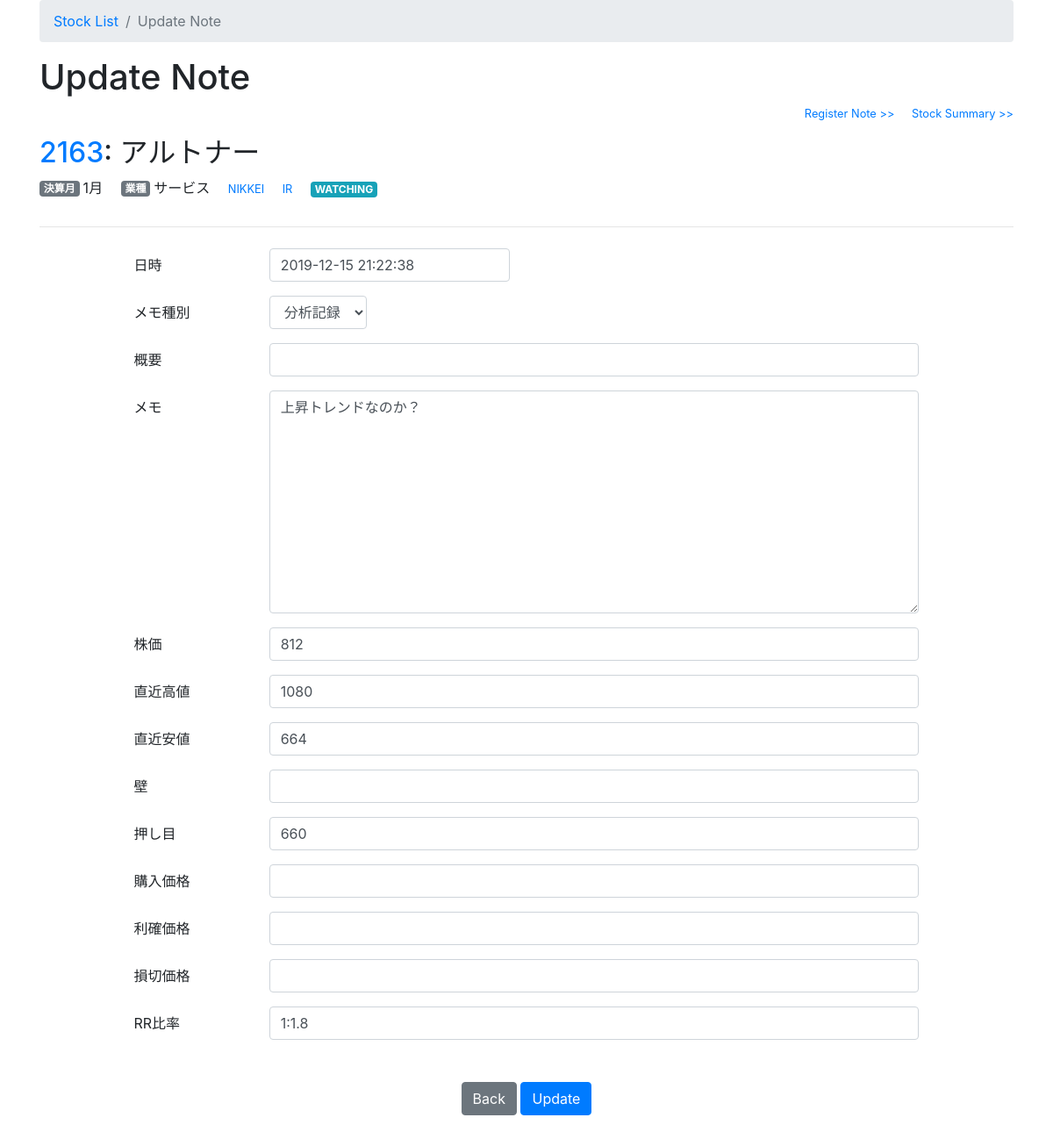
Page /2163/note/734/edit/ on the committed database.
### stock/models.py (models this page shows, shortened)
class Stock(models.Model):
    stock_code = models.IntegerField(primary_key=True, unique=True)
    stock_name = models.CharField(max_length=50)
    accounting_month = models.IntegerField()
    business_type = models.CharField(max_length=20)
    ir_url = models.URLField(blank=True, null=True)
    watch_flag = models.IntegerField(default=0)
    notes = models.TextField(blank=True, null=True)
    created_date = models.DateTimeField(default=timezone.now)
    updated_date = models.DateTimeField(blank=True, null=True)

class Note(models.Model):
    stock_code = models.ForeignKey(Stock, on_delete=models.CASCADE)
    publish_date = models.DateTimeField(default=timezone.now)
    type = models.IntegerField(default=0)
    summary = models.CharField(max_length=255, blank=True, null=True)
    notes = models.TextField(blank=True, null=True)
    stock_price = models.IntegerField(blank=True, null=True)
    latest_high_price = models.IntegerField(blank=True, null=True)
    latest_low_price = models.IntegerField(blank=True, null=True)
    high_limit = models.CharField(max_length=255, blank=True, null=True)
    low_limit = models.CharField(max_length=255, blank=True, null=True)
    buy_price = models.IntegerField(blank=True, null=True)
    profit_price = models.IntegerField(blank=True, null=True)
    loss_cut_price = models.IntegerField(blank=True, null=True)
    rr_rate = models.CharField(max_length=255, blank=True, null=True)
    created_date = models.DateTimeField(default=timezone.now)
    updated_date = models.DateTimeField(blank=True, null=True)

### stock/views.py (the view)
# urls.py: path('<int:stock_code>/note/<int:id>/edit/', views.note_edit, name='note_edit'),
def note_edit(request, stock_code, id):
    stock = Stock.objects.get(stock_code=stock_code)
    note = get_object_or_404(Note, id=id)
    if request.method == "POST":
        form = NoteForm(request.POST, instance=note)
        if form.is_valid():
            note = form.save(commit=False)
            note.updated_date = timezone.now()
            note.stock_code = stock
            note.save()
            return redirect('note_info', stock_code=stock_code, id=id)
        else:
            return render(request, 'stock/note_edit.html', {'title': 'Update Note', 'stock': stock, 'id':id ,'form': form, 'is_edit': True})
    else:
        form = NoteForm(instance=note)
    return render(request, 'stock/note_edit.html', {'title': 'Update Note', 'stock': stock, 'id':id , 'form': form, 'is_edit': True})

### stock/forms.py
class NoteForm(forms.ModelForm):
    type = forms.fields.ChoiceField(
        choices=TYPE_CHOICES,
        widget=forms.widgets.Select,
    )
    class Meta:
        model = Note
        fields = ('id', 'stock_code', 'publish_date', 'type', 'summary', 'notes', 'stock_price', 'latest_high_price', 'latest_low_price', 'high_limit', 'low_limit', 'buy_price', 'profit_price', 'loss_cut_price', 'rr_rate', 'updated_date')

### stock/templates/stock/note_edit.html (shortened to what this page needs)
{% extends 'stock/base.html' %}
{% load widget_tweaks %}
{% block breadcrumb %}
          <li class="breadcrumb-item active" aria-current="page">{{title}}</li>
{% endblock %}
{% block content %}
<article>
  <section>
    <h1>{{title}}</h1>
    <div class="text-right small">
      <p class="d-inline-block"><a href="{% url 'note_new' stock_code=stock.stock_code %}">Register Note >></a></p>
      <p class="d-inline-block ml-3"><a href="{% url 'stock_detail' stock_code=stock.stock_code %}">Stock Summary >></a></p>
    </div>
    {% include 'stock/inc/stock_header.html' %}
  </section>
  <section class="col-md-10 mx-auto">
    <div class="mt-4">
      <form method="post">{% csrf_token %}
        <div class="form-group row">
          <label for="type" class="col-form-label justify-content-start col-sm-3 col-lg-2">日時</label>
          <div class="col-sm-9 col-lg-10 form-inline">
            {{ form.publish_date|add_class:"form-control" }}
          </div>
        </div>
        <div class="form-group row">
          <label for="type" class="col-form-label justify-content-start col-sm-3 col-lg-2">メモ種別</label>
          <div class="col-sm-9 col-lg-10 form-inline">
            {{ form.type|add_class:"form-control" }}
          </div>
        </div>
        <div class="form-group row">
          <label for="summary" class="col-form-label justify-content-start col-sm-3 col-lg-2">概要</label>
          <div class="col-sm-9 col-lg-10">
            {{ form.summary|add_class:"form-control" }}
          </div>
        </div>
        <div class="form-group row">
          <label for="notes" class="col-form-label justify-content-start col-sm-3 col-lg-2">メモ</label>
          <div class="col-sm-9 col-lg-10">
            {{ form.notes|add_class:"form-control" }}
          </div>
        </div>
        <div class="form-group row">
          <label for="stock_price" class="col-form-label justify-content-start col-sm-3 col-lg-2">株価</label>
          <div class="col-sm-9 col-lg-10">
            {{ form.stock_price|add_class:"form-control" }}
          </div>
        </div>
        <div class="form-group row">
          <label for="latest_high_price" class="col-form-label justify-content-start col-sm-3 col-lg-2">直近高値</label>
          <div class="col-sm-9 col-lg-10">
            {{ form.latest_high_price|add_class:"form-control" }}
          </div>
        </div>
        <div class="form-group row">
          <label for="latest_low_price" class="col-form-label justify-content-start col-sm-3 col-lg-2">直近安値</label>
          <div class="col-sm-9 col-lg-10">
            {{ form.latest_low_price|add_class:"form-control" }}
          </div>
        </div>
        <div class="form-group row">
          <label for="high_limit" class="col-form-label justify-content-start col-sm-3 col-lg-2">壁</label>
          <div class="col-sm-9 col-lg-10">
            {{ form.high_limit|add_class:"form-control" }}
          </div>
        </div>
        <div class="form-group row">
          <label for="low_limit" class="col-form-label justify-content-start col-sm-3 col-lg-2">押し目</label>
          <div class="col-sm-9 col-lg-10">
            {{ form.low_limit|add_class:"form-control" }}
          </div>
        </div>
        <div class="form-group row">
          <label for="buy_price" class="col-form-label justify-content-start col-sm-3 col-lg-2">購入価格</label>
          <div class="col-sm-9 col-lg-10">
            {{ form.buy_price|add_class:"form-control" }}
          </div>
        </div>
        <div class="form-group row">
          <label for="profit_price" class="col-form-label justify-content-start col-sm-3 col-lg-2">利確価格</label>
          <div class="col-sm-9 col-lg-10">
            {{ form.profit_price|add_class:"form-control" }}
          </div>
        </div>
        <div class="form-group row">
          <label for="loss_cut_price" class="col-form-label justify-content-start col-sm-3 col-lg-2">損切価格</label>
          <div class="col-sm-9 col-lg-10">
            {{ form.loss_cut_price|add_class:"form-control" }}
          </div>
        </div>
        <div class="form-group row">
          <label for="rr_rate" class="col-form-label justify-content-start col-sm-3 col-lg-2">RR比率</label>
          <div class="col-sm-9 col-lg-10">
            {{ form.rr_rate|add_class:"form-control" }}
          </div>
        </div>
        <div class="clearfix my-5">
          <div class="text-center">
            {% if is_edit == True %}
            <a href="{% url 'note_info' stock_code=stock.stock_code id=id %}" class="btn btn-secondary">Back</a>
            {% endif %}
            <button type="submit" class="btn btn-primary">{{ is_edit|yesno:"Update,Register," }}</button>
          </div>
        </div>
      </form>
    </div>
  </section>
</article>
{% endblock %}

### stock/templates/stock/inc/stock_header.html (shortened to what this page needs)
    <div>
      <h2><a href="{% url 'stock_info' stock_code=stock.stock_code %}">{{ stock.stock_code }}</a>: {{ stock.stock_name }} </h2>
      <div>
        <p class="d-inline-block"><span class="badge badge-secondary mr-1 align-text-bottom">決算月</span>{{stock.accounting_month}}月</p>
        <p class="d-inline-block ml-3"><span class="badge badge-secondary mr-1 align-text-bottom">業種</span>{{stock.business_type}}</p>
        <p class="d-inline-block ml-3 small"><a href="https://www.nikkei.com/nkd/company/?scode={{stock.stock_code}}" target="_blank">NIKKEI</a></p>
        <p class="d-inline-block ml-3 small">
          {% if not stock.ir_url is None %}<a href="{{stock.ir_url|default:''}}" target="_blank">IR</a>{% endif %}</p>
        <p class="d-inline-block ml-3">
          {% if stock.watch_flag == 1 %}<span class="badge badge-info">WATCHING</span>
          {% elif stock.watch_flag == 2 %}<span class="badge badge-warning">CONSIDERING</span>
          {% endif %}</p>
      </div>
    </div>
    <hr>

### rows in the picture
Stock: stock_code "2163", stock_name "アルトナー", accounting_month "1", business_type "サービス"
Note: publish_date "2019-12-15 21:22:38", type "分析記録", notes "上昇トレンドなのか？", stock_price "812", latest_high_price "1080", latest_low_price "664", low_limit "660", rr_rate "1:1.8"

### other values in the picture
{{ title }} "Update Note"
{{ is_edit|yesno:"Update,Register," }} "Update"
